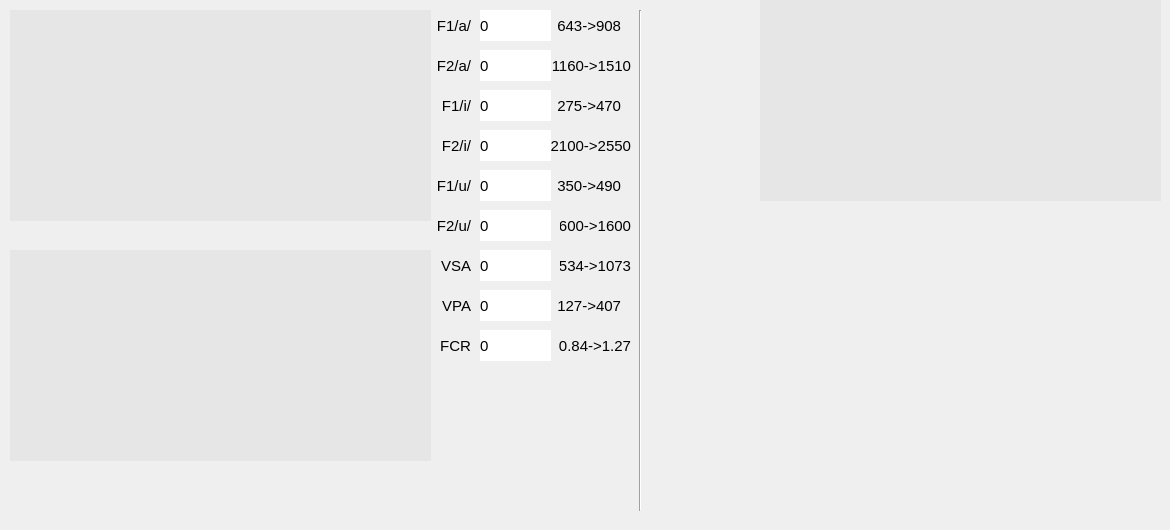
    <widget class="QWidget" name="tab_3">
     <attribute name="title">
      <string>Articulación</string>
     </attribute>
     <widget class="Line" name="line_2">
      <property name="geometry">
       <rect>
        <x>630</x>
        <y>10</y>
        <width>20</width>
        <height>501</height>
       </rect>
      </property>
      <property name="orientation">
       <enum>Qt::Vertical</enum>
      </property>
     </widget>
     <widget class="QCustomPlot" name="customPlot_4" native="true">
      <property name="geometry">
       <rect>
        <x>10</x>
        <y>10</y>
        <width>421</width>
        <height>211</height>
       </rect>
      </property>
      <property name="styleSheet">
       <string notr="true">background-color: rgb(230, 230, 230);</string>
      </property>
     </widget>
     <widget class="QCustomPlot" name="customPlot_6" native="true">
      <property name="geometry">
       <rect>
        <x>760</x>
        <y>0</y>
        <width>401</width>
        <height>201</height>
       </rect>
      </property>
      <property name="styleSheet">
       <string notr="true">background-color: rgb(230, 230, 230);</string>
      </property>
     </widget>
     <widget class="QLabel" name="label_15">
      <property name="geometry">
       <rect>
        <x>430</x>
        <y>50</y>
        <width>41</width>
        <height>31</height>
       </rect>
      </property>
      <property name="font">
       <font>
        <pointsize>11</pointsize>
       </font>
      </property>
      <property name="text">
       <string>F2/a/</string>
      </property>
      <property name="alignment">
       <set>Qt::AlignRight|Qt::AlignTrailing|Qt::AlignVCenter</set>
      </property>
     </widget>
     <widget class="QLabel" name="label_16">
      <property name="geometry">
       <rect>
        <x>480</x>
        <y>130</y>
        <width>71</width>
        <height>31</height>
       </rect>
      </property>
      <property name="font">
       <font>
        <pointsize>11</pointsize>
       </font>
      </property>
      <property name="styleSheet">
       <string notr="true">background-color: rgb(255, 255, 255);
border-color: rgb(0, 0, 0);</string>
      </property>
      <property name="text">
       <string>0</string>
      </property>
     </widget>
     <widget class="QLabel" name="label_17">
      <property name="geometry">
       <rect>
        <x>480</x>
        <y>50</y>
        <width>71</width>
        <height>31</height>
       </rect>
      </property>
      <property name="font">
       <font>
        <pointsize>11</pointsize>
       </font>
      </property>
      <property name="styleSheet">
       <string notr="true">background-color: rgb(255, 255, 255);
border-color: rgb(0, 0, 0);</string>
      </property>
      <property name="text">
       <string>0</string>
      </property>
     </widget>
     <widget class="QLabel" name="label_18">
      <property name="geometry">
       <rect>
        <x>480</x>
        <y>170</y>
        <width>71</width>
        <height>31</height>
       </rect>
      </property>
      <property name="font">
       <font>
        <pointsize>11</pointsize>
       </font>
      </property>
      <property name="styleSheet">
       <string notr="true">background-color: rgb(255, 255, 255);
border-color: rgb(0, 0, 0);</string>
      </property>
      <property name="text">
       <string>0</string>
      </property>
     </widget>
     <widget class="QLabel" name="label_19">
      <property name="geometry">
       <rect>
        <x>430</x>
        <y>210</y>
        <width>41</width>
        <height>31</height>
       </rect>
      </property>
      <property name="font">
       <font>
        <pointsize>11</pointsize>
       </font>
      </property>
      <property name="text">
       <string>F2/u/</string>
      </property>
      <property name="alignment">
       <set>Qt::AlignRight|Qt::AlignTrailing|Qt::AlignVCenter</set>
      </property>
     </widget>
     <widget class="QLabel" name="label_20">
      <property name="geometry">
       <rect>
        <x>480</x>
        <y>210</y>
        <width>71</width>
        <height>31</height>
       </rect>
      </property>
      <property name="font">
       <font>
        <pointsize>11</pointsize>
       </font>
      </property>
      <property name="styleSheet">
       <string notr="true">background-color: rgb(255, 255, 255);
border-color: rgb(10, 10, 10);</string>
      </property>
      <property name="text">
       <string>0</string>
      </property>
     </widget>
     <widget class="QLabel" name="label_21">
      <property name="geometry">
       <rect>
        <x>430</x>
        <y>10</y>
        <width>41</width>
        <height>31</height>
       </rect>
      </property>
      <property name="font">
       <font>
        <pointsize>11</pointsize>
       </font>
      </property>
      <property name="text">
       <string>F1/a/</string>
      </property>
      <property name="alignment">
       <set>Qt::AlignRight|Qt::AlignTrailing|Qt::AlignVCenter</set>
      </property>
     </widget>
     <widget class="QLabel" name="label_22">
      <property name="geometry">
       <rect>
        <x>430</x>
        <y>170</y>
        <width>41</width>
        <height>31</height>
       </rect>
      </property>
      <property name="font">
       <font>
        <pointsize>11</pointsize>
       </font>
      </property>
      <property name="text">
       <string>F1/u/</string>
      </property>
      <property name="alignment">
       <set>Qt::AlignRight|Qt::AlignTrailing|Qt::AlignVCenter</set>
      </property>
     </widget>
     <widget class="QLabel" name="label_23">
      <property name="geometry">
       <rect>
        <x>480</x>
        <y>10</y>
        <width>71</width>
        <height>31</height>
       </rect>
      </property>
      <property name="font">
       <font>
        <pointsize>11</pointsize>
       </font>
      </property>
      <property name="styleSheet">
       <string notr="true">background-color: rgb(255, 255, 255);
border-color: rgb(0, 0, 0);</string>
      </property>
      <property name="text">
       <string>0</string>
      </property>
     </widget>
     <widget class="QLabel" name="label_24">
      <property name="geometry">
       <rect>
        <x>430</x>
        <y>130</y>
        <width>41</width>
        <height>31</height>
       </rect>
      </property>
      <property name="font">
       <font>
        <pointsize>11</pointsize>
       </font>
      </property>
      <property name="text">
       <string>F2/i/</string>
      </property>
      <property name="alignment">
       <set>Qt::AlignRight|Qt::AlignTrailing|Qt::AlignVCenter</set>
      </property>
     </widget>
     <widget class="QLabel" name="label_25">
      <property name="geometry">
       <rect>
        <x>480</x>
        <y>90</y>
        <width>71</width>
        <height>31</height>
       </rect>
      </property>
      <property name="font">
       <font>
        <pointsize>11</pointsize>
       </font>
      </property>
      <property name="styleSheet">
       <string notr="true">background-color: rgb(255, 255, 255);
border-color: rgb(0, 0, 0);</string>
      </property>
      <property name="text">
       <string>0</string>
      </property>
     </widget>
     <widget class="QLabel" name="label_26">
      <property name="geometry">
       <rect>
        <x>430</x>
        <y>90</y>
        <width>41</width>
        <height>31</height>
       </rect>
      </property>
      <property name="font">
       <font>
        <pointsize>11</pointsize>
       </font>
      </property>
      <property name="text">
       <string>F1/i/</string>
      </property>
      <property name="alignment">
       <set>Qt::AlignRight|Qt::AlignTrailing|Qt::AlignVCenter</set>
      </property>
     </widget>
     <widget class="QLabel" name="label_27">
      <property name="geometry">
       <rect>
        <x>430</x>
        <y>250</y>
        <width>41</width>
        <height>31</height>
       </rect>
      </property>
      <property name="font">
       <font>
        <pointsize>11</pointsize>
       </font>
      </property>
      <property name="text">
       <string>VSA</string>
      </property>
      <property name="alignment">
       <set>Qt::AlignRight|Qt::AlignTrailing|Qt::AlignVCenter</set>
      </property>
     </widget>
     <widget class="QLabel" name="label_28">
      <property name="geometry">
       <rect>
        <x>480</x>
        <y>250</y>
        <width>71</width>
        <height>31</height>
       </rect>
      </property>
      <property name="font">
       <font>
        <pointsize>11</pointsize>
       </font>
      </property>
      <property name="styleSheet">
       <string notr="true">background-color: rgb(255, 255, 255);
border-color: rgb(10, 10, 10);</string>
      </property>
      <property name="text">
       <string>0</string>
      </property>
     </widget>
     <widget class="QLabel" name="label_29">
      <property name="geometry">
       <rect>
        <x>480</x>
        <y>290</y>
        <width>71</width>
        <height>31</height>
       </rect>
      </property>
      <property name="font">
       <font>
        <pointsize>11</pointsize>
       </font>
      </property>
      <property name="styleSheet">
       <string notr="true">background-color: rgb(255, 255, 255);
border-color: rgb(10, 10, 10);</string>
      </property>
      <property name="text">
       <string>0</string>
      </property>
     </widget>
     <widget class="QLabel" name="label_30">
      <property name="geometry">
       <rect>
        <x>430</x>
        <y>290</y>
        <width>41</width>
        <height>31</height>
       </rect>
      </property>
      <property name="font">
       <font>
        <pointsize>11</pointsize>
       </font>
      </property>
      <property name="text">
       <string>VPA</string>
      </property>
      <property name="alignment">
       <set>Qt::AlignRight|Qt::AlignTrailing|Qt::AlignVCenter</set>
      </property>
     </widget>
     <widget class="QLabel" name="label_31">
      <property name="geometry">
       <rect>
        <x>480</x>
        <y>330</y>
        <width>71</width>
        <height>31</height>
       </rect>
      </property>
      <property name="font">
       <font>
        <pointsize>11</pointsize>
       </font>
      </property>
      <property name="styleSheet">
       <string notr="true">background-color: rgb(255, 255, 255);
border-color: rgb(10, 10, 10);</string>
      </property>
      <property name="text">
       <string>0</string>
      </property>
     </widget>
     <widget class="QLabel" name="label_32">
      <property name="geometry">
       <rect>
        <x>430</x>
        <y>330</y>
        <width>41</width>
        <height>31</height>
       </rect>
      </property>
      <property name="font">
       <font>
        <pointsize>11</pointsize>
       </font>
      </property>
      <property name="text">
       <string>FCR</string>
      </property>
      <property name="alignment">
       <set>Qt::AlignRight|Qt::AlignTrailing|Qt::AlignVCenter</set>
      </property>
     </widget>
     <widget class="QCustomPlot" name="customPlot_5" native="true">
      <property name="geometry">
       <rect>
        <x>10</x>
        <y>250</y>
        <width>421</width>
        <height>211</height>
       </rect>
      </property>
      <property name="styleSheet">
       <string notr="true">background-color: rgb(230, 230, 230);</string>
      </property>
     </widget>
     <widget class="QLabel" name="label_98">
      <property name="geometry">
       <rect>
        <x>550</x>
        <y>10</y>
        <width>71</width>
        <height>31</height>
       </rect>
      </property>
      <property name="font">
       <font>
        <pointsize>11</pointsize>
       </font>
      </property>
      <property name="text">
       <string>643-&gt;908</string>
      </property>
      <property name="alignment">
       <set>Qt::AlignRight|Qt::AlignTrailing|Qt::AlignVCenter</set>
      </property>
     </widget>
     <widget class="QLabel" name="label_99">
      <property name="geometry">
       <rect>
        <x>550</x>
        <y>50</y>
        <width>81</width>
        <height>31</height>
       </rect>
      </property>
      <property name="font">
       <font>
        <pointsize>11</pointsize>
       </font>
      </property>
      <property name="text">
       <string>1160-&gt;1510</string>
      </property>
      <property name="alignment">
       <set>Qt::AlignRight|Qt::AlignTrailing|Qt::AlignVCenter</set>
      </property>
     </widget>
     <widget class="QLabel" name="label_100">
      <property name="geometry">
       <rect>
        <x>550</x>
        <y>90</y>
        <width>71</width>
        <height>31</height>
       </rect>
      </property>
      <property name="font">
       <font>
        <pointsize>11</pointsize>
       </font>
      </property>
      <property name="text">
       <string>275-&gt;470</string>
      </property>
      <property name="alignment">
       <set>Qt::AlignRight|Qt::AlignTrailing|Qt::AlignVCenter</set>
      </property>
     </widget>
     <widget class="QLabel" name="label_101">
      <property name="geometry">
       <rect>
        <x>550</x>
        <y>130</y>
        <width>81</width>
        <height>31</height>
       </rect>
      </property>
      <property name="font">
       <font>
        <pointsize>11</pointsize>
       </font>
      </property>
      <property name="text">
       <string>2100-&gt;2550</string>
      </property>
      <property name="alignment">
       <set>Qt::AlignRight|Qt::AlignTrailing|Qt::AlignVCenter</set>
      </property>
     </widget>
     <widget class="QLabel" name="label_102">
      <property name="geometry">
       <rect>
        <x>550</x>
        <y>170</y>
        <width>71</width>
        <height>31</height>
       </rect>
      </property>
      <property name="font">
       <font>
        <pointsize>11</pointsize>
       </font>
      </property>
      <property name="text">
       <string>350-&gt;490</string>
      </property>
      <property name="alignment">
       <set>Qt::AlignRight|Qt::AlignTrailing|Qt::AlignVCenter</set>
      </property>
     </widget>
     <widget class="QLabel" name="label_103">
      <property name="geometry">
       <rect>
        <x>560</x>
        <y>210</y>
        <width>71</width>
        <height>31</height>
       </rect>
      </property>
      <property name="font">
       <font>
        <pointsize>11</pointsize>
       </font>
      </property>
      <property name="text">
       <string>600-&gt;1600</string>
      </property>
      <property name="alignment">
       <set>Qt::AlignRight|Qt::AlignTrailing|Qt::AlignVCenter</set>
      </property>
     </widget>
     <widget class="QLabel" name="label_104">
      <property name="geometry">
       <rect>
        <x>560</x>
        <y>250</y>
        <width>71</width>
        <height>31</height>
       </rect>
      </property>
      <property name="font">
       <font>
        <pointsize>11</pointsize>
       </font>
      </property>
      <property name="text">
       <string>534-&gt;1073</string>
      </property>
      <property name="alignment">
       <set>Qt::AlignRight|Qt::AlignTrailing|Qt::AlignVCenter</set>
      </property>
     </widget>
     <widget class="QLabel" name="label_105">
      <property name="geometry">
       <rect>
        <x>550</x>
        <y>290</y>
        <width>71</width>
        <height>31</height>
       </rect>
      </property>
      <property name="font">
       <font>
        <pointsize>11</pointsize>
       </font>
      </property>
      <property name="text">
       <string>127-&gt;407</string>
      </property>
      <property name="alignment">
       <set>Qt::AlignRight|Qt::AlignTrailing|Qt::AlignVCenter</set>
      </property>
     </widget>
     <widget class="QLabel" name="label_106">
      <property name="geometry">
       <rect>
        <x>550</x>
        <y>330</y>
        <width>81</width>
        <height>31</height>
       </rect>
      </property>
      <property name="font">
       <font>
        <pointsize>11</pointsize>
       </font>
      </property>
      <property name="text">
       <string>0.84-&gt;1.27</string>
      </property>
      <property name="alignment">
       <set>Qt::AlignRight|Qt::AlignTrailing|Qt::AlignVCenter</set>
      </property>
     </widget>
     <widget class="QLabel" name="radarArt">
      <property name="geometry">
       <rect>
        <x>800</x>
        <y>200</y>
        <width>321</width>
        <height>321</height>
       </rect>
      </property>
      <property name="text">
       <string/>
      </property>
     </widget>
    </widget>
